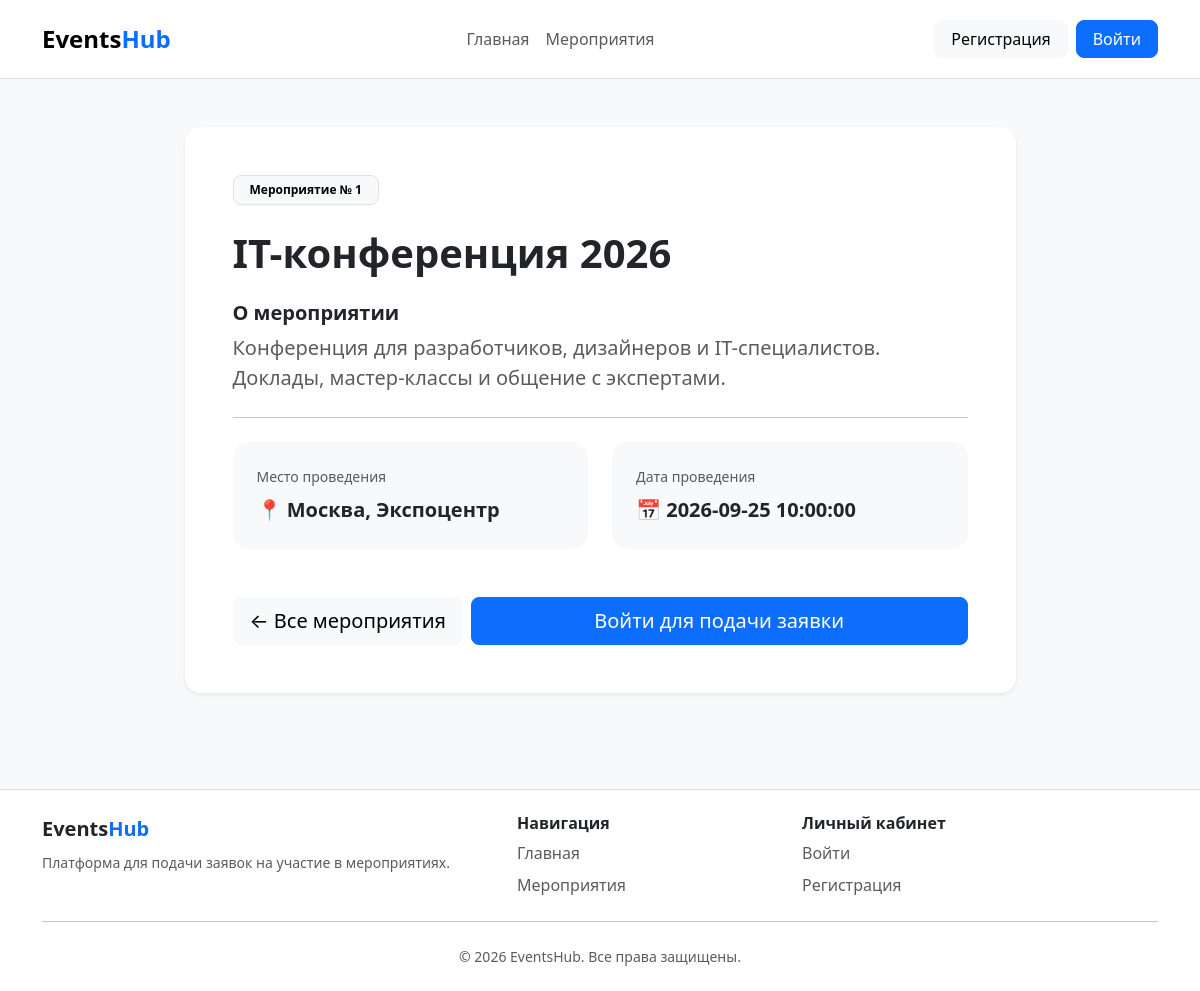
The page /events/1 on the database its author committed.
### tables this page shows
CREATE TABLE `events` (
  `id` int NOT NULL,
  `title` varchar(255) NOT NULL,
  `description` text NOT NULL,
  `place` varchar(255) NOT NULL,
  `date` datetime NOT NULL
);

### app/Controllers/MainController.php (called while the page is built, shortened)
<?php
class MainController
{
    public function showEventPage($eventId)
    {
        $eventModel = new EventModel();
        $event = $eventModel->getEventById($eventId);
        require_once __DIR__ . "/../Views/event.php";
    }
}

### app/Models/EventModel.php (called while the page is built, shortened)
<?php
class EventModel
{
    public function getEventById(int $eventId)
    {
        $pdo = Database::getConnection();
        $stmt = $pdo->prepare('SELECT * FROM `events` WHERE `id` = ? LIMIT 1');
        $stmt->execute([$eventId]);
        return $stmt->fetch();
    }
}

### app/Views/event.php (the view, shortened to what this page needs)
<!DOCTYPE html>
<html lang="ru">
<head>
    <link href="https://cdn.jsdelivr.net/npm/bootstrap@5.3.8/dist/css/bootstrap.min.css" rel="stylesheet"
>
</head>
<body class="bg-light">
    <?php require_once __DIR__ . '/../Components/header.php'; ?>
    <main>
        <section class="container py-5">
            <div class="row justify-content-center">
                <div class="col-12 col-lg-9">
                    <div class="card border-0 shadow-sm rounded-4">
                        <div class="card-body p-4 p-md-5">
                            <div class="mb-4">
                                <span class="badge text-bg-light border rounded-3 px-3 py-2">
                                    Мероприятие №
                                    <?= (int) $event['id'] ?>
                                </span>
                            </div>
                            <h1 class="display-6 fw-bold mb-4">
                                <?= htmlspecialchars($event['title']) ?>
                            </h1>
                            <div class="mb-4">
                                <h2 class="h5 fw-bold mb-2">
                                    О мероприятии
                                </h2>
                                <p class="text-body-secondary fs-5 mb-0">
                                    <?= nl2br(htmlspecialchars($event['description'])) ?>
                                </p>
                            </div>
                            <hr class="my-4">
                            <div class="row g-4">
                                <div class="col-12 col-md-6">
                                    <div class="bg-light rounded-4 p-4 h-100">
                                        <div class="text-body-secondary small mb-2">
                                            Место проведения
                                        </div>
                                        <div class="fw-semibold fs-5">
                                            📍
                                            <?= htmlspecialchars($event['place']) ?>
                                        </div>
                                    </div>
                                </div>
                                <div class="col-12 col-md-6">
                                    <div class="bg-light rounded-4 p-4 h-100">
                                        <div class="text-body-secondary small mb-2">
                                            Дата проведения
                                        </div>
                                        <div class="fw-semibold fs-5">
                                            📅
                                            <?= htmlspecialchars($event['date']) ?>
                                        </div>
                                    </div>
                                </div>
                            </div>
                            <div class="d-flex flex-column flex-sm-row gap-2 mt-5">
                                <a href="/" class="btn btn-light btn-lg rounded-3">
                                    ← Все мероприятия
                                </a>
                                <?php if ($userRole === 'user'): ?>
                                    <a href="/events/<?= (int) $event['id'] ?>/apply"
                                        class="btn btn-primary btn-lg rounded-3 flex-grow-1">
                                        Подать заявку
                                    </a>
                                <?php elseif ($userRole === 'guest'): ?>
                                    <a href="/login" class="btn btn-primary btn-lg rounded-3 flex-grow-1">
                                        Войти для подачи заявки
                                    </a>
                                <?php endif; ?>
                            </div>
                        </div>
                    </div>
                </div>
            </div>
        </section>
    </main>
    <?php require_once __DIR__ . '/../Components/footer.php'; ?>
</body>
</html>

### rows shown on the page
events: id "1", title "IT-конференция 2026", description "Конференция для разработчиков, дизайнеров и IT-специалистов. Доклады, мастер-классы и общение с экспертами.", place "Москва, Экспоцентр", date "2026-09-25 10:00:00"
